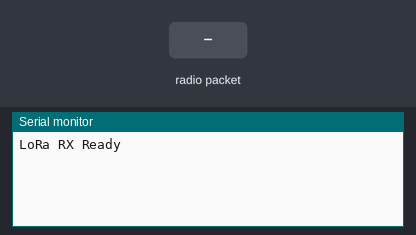
Simulated run of this sketch. Board: Arduino Uno, built with avr-gcc and run on an emulated ATmega328P. Parts: the last lines printed to the serial monitor. The test bench sets the inputs (shaded band). No radio packets arrive unless stated.

Above: at 2.2 s.
2.3 s: radio packet "1" arrives
At 3.1 s:
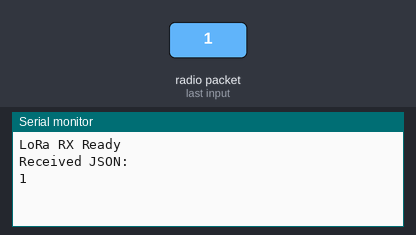
3.8 s: radio packet "0" arrives
At 4.2 s:
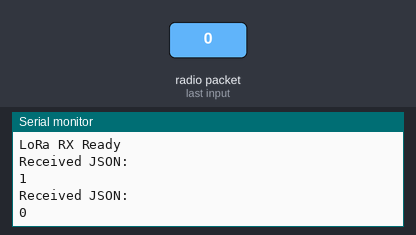
5.3 s: radio packet "2" arrives
At 6.5 s:
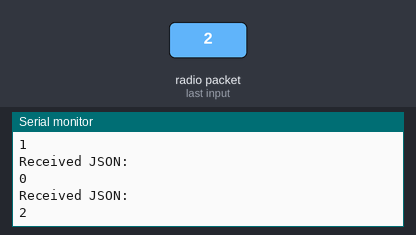

The sketch:

central_lora.ino
```cpp
#include <SPI.h>
#include <RH_RF95.h>
#include <SoftwareSerial.h>

#define RFM95_CS 10
#define RFM95_RST 9
#define RFM95_INT 2
#define RF95_FREQ 889.0

// SoftwareSerial to Pi
SoftwareSerial piSerial(8, 9); // RX, TX

RH_RF95 rf95(RFM95_CS, RFM95_INT);

void setup() {
  Serial.begin(9600);      // For USB Serial Monitor
  piSerial.begin(9600);    // For Pi connection
  delay(1000);

  pinMode(RFM95_RST, OUTPUT);
  digitalWrite(RFM95_RST, LOW); delay(10);
  digitalWrite(RFM95_RST, HIGH); delay(10);

  if (!rf95.init()) {
    Serial.println("LoRa init failed");
    while (1);
  }

  if (!rf95.setFrequency(RF95_FREQ)) {
    Serial.println("Frequency set failed");
    while (1);
  }

  rf95.setTxPower(13, false);
  Serial.println("LoRa RX Ready");
}

void loop() {
  if (rf95.available()) {
    uint8_t buf[RH_RF95_MAX_MESSAGE_LEN];
    uint8_t len = sizeof(buf);

    if (rf95.recv(buf, &len)) {
      buf[len] = '\0';  // Null-terminate
      String json = String((char*)buf);

      // Print to Serial Monitor
      Serial.println("Received JSON:");
      Serial.println(json);

      // Send to Raspberry Pi via TX
      piSerial.println(json);
      piSerial.flush(); // Ensure all bytes sent
    } else {
      Serial.println("Receive failed");
    }
  }
}
```

Measured:
- after the input at 2.3 s, the serial monitor: prints a new line at once (image 1)
- after the input at 3.8 s, the serial monitor: prints a new line at once (image 2)
- after the input at 5.3 s, the serial monitor: prints a new line at once (image 3)
